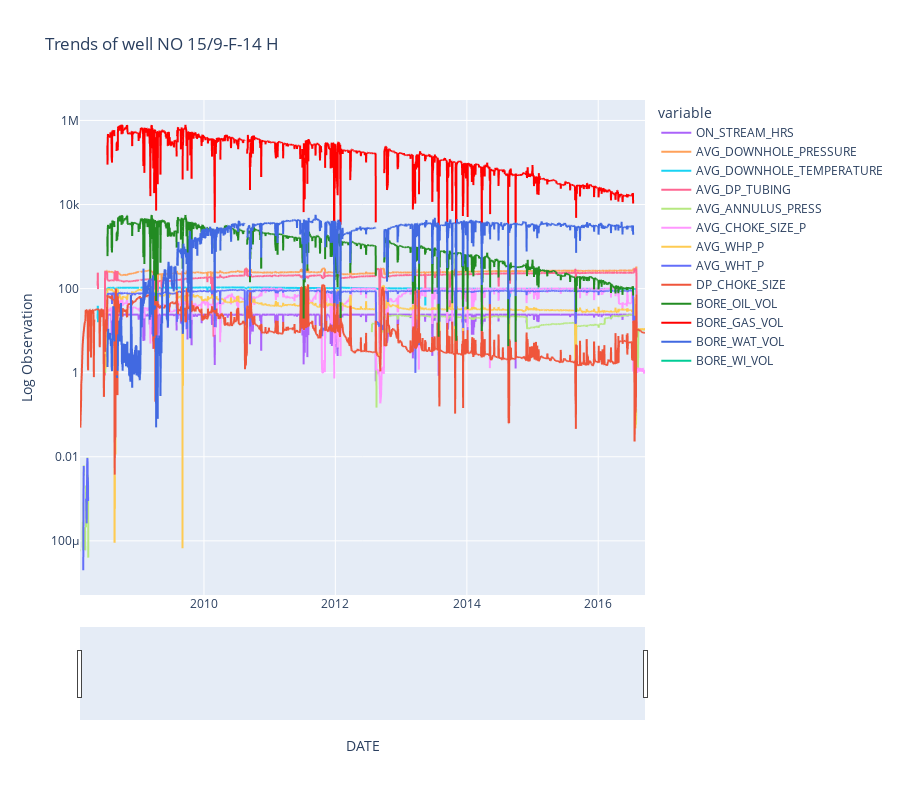

The notebook cell this image was saved under:
### Code cell
y = data_well1.select_dtypes(exclude='object').columns
y
fig = px.line(data_well1, 
              x = 'DATEPRD', 
              y = y[4:], 
              log_y=True, 
              title = 'Trends of well NO 15/9-F-14 H',
              height = 800,
              color_discrete_map=color_dict
              )
fig.update_layout(xaxis_title = 'DATE', yaxis_title = 'Log Observation')
fig.update_xaxes(rangeslider_visible = True)

fig.show()

### Figure 1 — Plotly figure (JSON) as saved in the notebook; plotly's stock layout.template omitted (floating-point values rounded to 4 significant figures; data arrays with more than 128 entries replaced by an {"elided": "..."} marker saying what was removed)
{"data": [{"hovertemplate": "variable=ON_STREAM_HRS<br>DATEPRD=%{x}<br>value=%{y}<extra></extra>", "legendgroup": "ON_STREAM_HRS", "line": {"color": "#ab63fa", "dash": "solid"}, "marker": {"symbol": "circle"}, "mode": "lines", "name": "ON_STREAM_HRS", "showlegend": true, "type": "scattergl", "x": {"elided": "3056 str values"}, "xaxis": "x", "y": {"elided": "3056 float values"}, "yaxis": "y"}, {"hovertemplate": "variable=AVG_DOWNHOLE_PRESSURE<br>DATEPRD=%{x}<br>value=%{y}<extra></extra>", "legendgroup": "AVG_DOWNHOLE_PRESSURE", "line": {"color": "#FFA15A", "dash": "solid"}, "marker": {"symbol": "circle"}, "mode": "lines", "name": "AVG_DOWNHOLE_PRESSURE", "showlegend": true, "type": "scattergl", "x": {"elided": "3056 str values"}, "xaxis": "x", "y": {"elided": "3056 float values"}, "yaxis": "y"}, {"hovertemplate": "variable=AVG_DOWNHOLE_TEMPERATURE<br>DATEPRD=%{x}<br>value=%{y}<extra></extra>", "legendgroup": "AVG_DOWNHOLE_TEMPERATURE", "line": {"color": "#19d3f3", "dash": "solid"}, "marker": {"symbol": "circle"}, "mode": "lines", "name": "AVG_DOWNHOLE_TEMPERATURE", "showlegend": true, "type": "scattergl", "x": {"elided": "3056 str values"}, "xaxis": "x", "y": {"elided": "3056 float values"}, "yaxis": "y"}, {"hovertemplate": "variable=AVG_DP_TUBING<br>DATEPRD=%{x}<br>value=%{y}<extra></extra>", "legendgroup": "AVG_DP_TUBING", "line": {"color": "#FF6692", "dash": "solid"}, "marker": {"symbol": "circle"}, "mode": "lines", "name": "AVG_DP_TUBING", "showlegend": true, "type": "scattergl", "x": {"elided": "3056 str values"}, "xaxis": "x", "y": {"elided": "3056 float values"}, "yaxis": "y"}, {"hovertemplate": "variable=AVG_ANNULUS_PRESS<br>DATEPRD=%{x}<br>value=%{y}<extra></extra>", "legendgroup": "AVG_ANNULUS_PRESS", "line": {"color": "#B6E880", "dash": "solid"}, "marker": {"symbol": "circle"}, "mode": "lines", "name": "AVG_ANNULUS_PRESS", "showlegend": true, "type": "scattergl", "x": {"elided": "3056 str values"}, "xaxis": "x", "y": {"elided": "3056 float values"}, "yaxis": "y"}, {"hovertemplate": "variable=AVG_CHOKE_SIZE_P<br>DATEPRD=%{x}<br>value=%{y}<extra></extra>", "legendgroup": "AVG_CHOKE_SIZE_P", "line": {"color": "#FF97FF", "dash": "solid"}, "marker": {"symbol": "circle"}, "mode": "lines", "name": "AVG_CHOKE_SIZE_P", "showlegend": true, "type": "scattergl", "x": {"elided": "3056 str values"}, "xaxis": "x", "y": {"elided": "3056 float values"}, "yaxis": "y"}, {"hovertemplate": "variable=AVG_WHP_P<br>DATEPRD=%{x}<br>value=%{y}<extra></extra>", "legendgroup": "AVG_WHP_P", "line": {"color": "#FECB52", "dash": "solid"}, "marker": {"symbol": "circle"}, "mode": "lines", "name": "AVG_WHP_P", "showlegend": true, "type": "scattergl", "x": {"elided": "3056 str values"}, "xaxis": "x", "y": {"elided": "3056 float values"}, "yaxis": "y"}, {"hovertemplate": "variable=AVG_WHT_P<br>DATEPRD=%{x}<br>value=%{y}<extra></extra>", "legendgroup": "AVG_WHT_P", "line": {"color": "#636efa", "dash": "solid"}, "marker": {"symbol": "circle"}, "mode": "lines", "name": "AVG_WHT_P", "showlegend": true, "type": "scattergl", "x": {"elided": "3056 str values"}, "xaxis": "x", "y": {"elided": "3056 float values"}, "yaxis": "y"}, {"hovertemplate": "variable=DP_CHOKE_SIZE<br>DATEPRD=%{x}<br>value=%{y}<extra></extra>", "legendgroup": "DP_CHOKE_SIZE", "line": {"color": "#EF553B", "dash": "solid"}, "marker": {"symbol": "circle"}, "mode": "lines", "name": "DP_CHOKE_SIZE", "showlegend": true, "type": "scattergl", "x": {"elided": "3056 str values"}, "xaxis": "x", "y": {"elided": "3056 float values"}, "yaxis": "y"}, {"hovertemplate": "variable=BORE_OIL_VOL<br>DATEPRD=%{x}<br>value=%{y}<extra></extra>", "legendgroup": "BORE_OIL_VOL", "line": {"color": "forestgreen", "dash": "solid"}, "marker": {"symbol": "circle"}, "mode": "lines", "name": "BORE_OIL_VOL", "showlegend": true, "type": "scattergl", "x": {"elided": "3056 str values"}, "xaxis": "x", "y": {"elided": "3056 float values"}, "yaxis": "y"}, {"hovertemplate": "variable=BORE_GAS_VOL<br>DATEPRD=%{x}<br>value=%{y}<extra></extra>", "legendgroup": "BORE_GAS_VOL", "line": {"color": "red", "dash": "solid"}, "marker": {"symbol": "circle"}, "mode": "lines", "name": "BORE_GAS_VOL", "showlegend": true, "type": "scattergl", "x": {"elided": "3056 str values"}, "xaxis": "x", "y": {"elided": "3056 float values"}, "yaxis": "y"}, {"hovertemplate": "variable=BORE_WAT_VOL<br>DATEPRD=%{x}<br>value=%{y}<extra></extra>", "legendgroup": "BORE_WAT_VOL", "line": {"color": "royalblue", "dash": "solid"}, "marker": {"symbol": "circle"}, "mode": "lines", "name": "BORE_WAT_VOL", "showlegend": true, "type": "scattergl", "x": {"elided": "3056 str values"}, "xaxis": "x", "y": {"elided": "3056 float values"}, "yaxis": "y"}, {"hovertemplate": "variable=BORE_WI_VOL<br>DATEPRD=%{x}<br>value=%{y}<extra></extra>", "legendgroup": "BORE_WI_VOL", "line": {"color": "#00cc96", "dash": "solid"}, "marker": {"symbol": "circle"}, "mode": "lines", "name": "BORE_WI_VOL", "showlegend": true, "type": "scattergl", "x": {"elided": "3056 str values"}, "xaxis": "x", "y": {"elided": "3056 null values"}, "yaxis": "y"}], "layout": {"height": 800, "legend": {"title": {"text": "variable"}, "tracegroupgap": 0}, "title": {"text": "Trends of well NO 15/9-F-14 H"}, "xaxis": {"anchor": "y", "domain": [0, 1], "rangeslider": {"visible": true}, "title": {"text": "DATE"}}, "yaxis": {"anchor": "x", "domain": [0, 1], "title": {"text": "Log Observation"}, "type": "log"}}}
